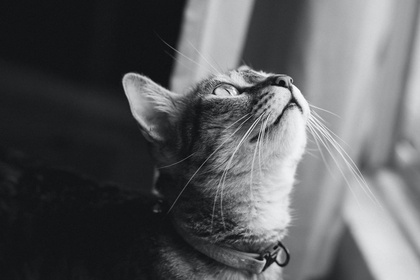
%> input picture cat.jpg, 420 x 280 px, shrunk from 1000 x 667 before the run
$ octave --eval "result = sobelfunction(imread('cat.jpg'));"   (GNU Octave 9; MATLAB toolbox functions it lacks are replaced by stand-ins)
%> lines starting %> are read from the running program, lines starting %| are printed output that depends on the picture
function [sbl] = sobelfunction(image)


imgr=rgb2gray(image);


kernelx = [ -1, 0, 1;
            -2, 0, 2;
            -1, 0, 1];

kernely = [  -1,-2,-1;
             0, 0, 0;
            1, 2, 1];

imd=im2double(imgr);
[m,n]=size(imgr);
%> m = 280; n = 420
padded=zeros(m+2,n+2);
padded(2:m+1,2:n+1)=imd;
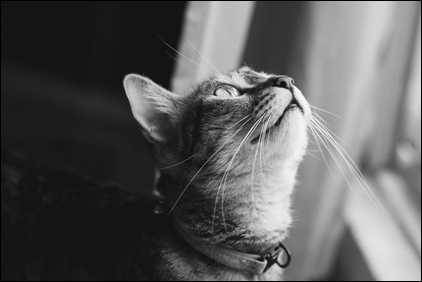
%> padded: size 282x422 double; min 0, max 1, mean 0.358
[m,n]=size(imd);

for j=2:n
    for i=2:m
        out=[padded(i-1,j-1),padded(i-1,j),padded(i-1,j+1);
            padded(i,j-1),padded(i,j),padded(i,j+1);
            padded(i+1,j-1),padded(i+1,j),padded(i+1,j+1)];
        outim=kernely.*out;
        S=sum(sum(outim),2);
        sbly(i,j)=S;
    end
end
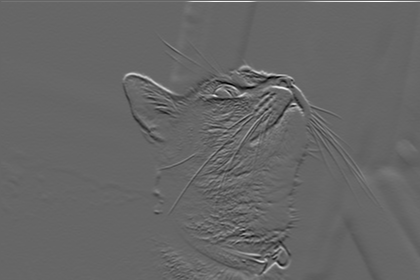
%> sbly: size 280x420 double; min -2.23, max 3.31, mean 0.00393; drawn with min black and max white


for i=2:m
    for j=2:n
        out=[padded(i-1,j-1),padded(i-1,j),padded(i-1,j+1);
            padded(i,j-1),padded(i,j),padded(i,j+1);
            padded(i+1,j-1),padded(i+1,j),padded(i+1,j+1)];
        outim=kernelx.*out;
        S=sum(sum(outim),2);
        sblx(i,j)=S;
    end
end
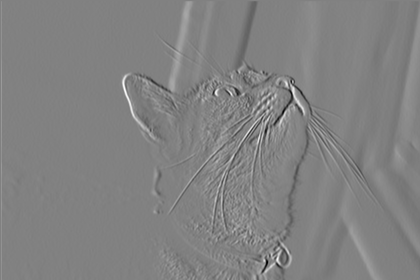
%> sblx: size 280x420 double; min -2.61, max 2.53, mean 0.0113; drawn with min black and max white


for c=1:i
    for d=1:j
       sbl(c,d)=sqrt(sblx(c,d).^2 +sbly(c,d).^2);
    end
end
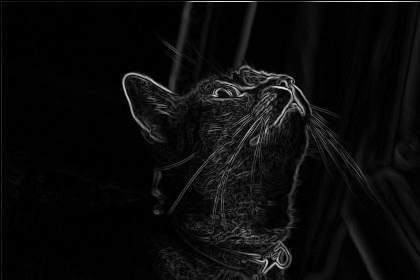
%> sbl: size 280x420 double; min 0, max 3.31, mean 0.149; drawn with min black and max white
